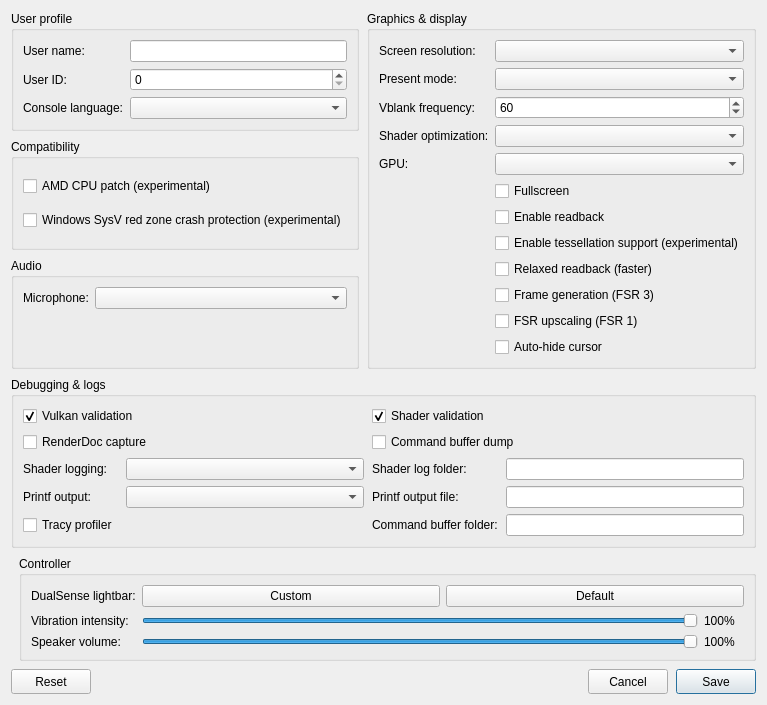
<?xml version="1.0" encoding="UTF-8"?>
<ui version="4.0">
 <class>ConfigurationEditDialog</class>
 <widget class="QDialog" name="ConfigurationEditDialog">
  <property name="geometry">
   <rect>
    <x>0</x>
    <y>0</y>
    <width>760</width>
    <height>620</height>
   </rect>
  </property>
  <property name="windowTitle">
   <string>Settings</string>
  </property>
  <property name="locale">
   <locale language="English" country="UnitedStates"/>
  </property>
  <layout class="QGridLayout" name="gridLayout">
   <property name="horizontalSpacing">
    <number>8</number>
   </property>
   <property name="verticalSpacing">
    <number>8</number>
   </property>
   <item row="0" column="0" colspan="2">
    <layout class="QGridLayout" name="sectionsLayout" columnstretch="1,1">
     <property name="horizontalSpacing">
      <number>8</number>
     </property>
     <property name="verticalSpacing">
      <number>8</number>
     </property>
     <item row="0" column="0">
      <widget class="QGroupBox" name="user_profile_group">
       <property name="title">
        <string>User profile</string>
       </property>
       <layout class="QFormLayout" name="userProfileLayout">
        <property name="fieldGrowthPolicy">
         <enum>QFormLayout::AllNonFixedFieldsGrow</enum>
        </property>
        <item row="0" column="0">
         <widget class="QLabel" name="label_user_name">
          <property name="text"><string>User name:</string></property>
         </widget>
        </item>
        <item row="0" column="1">
         <widget class="MandatoryLineEdit" name="lineEdit_user_name">
          <property name="toolTip"><string>Local user name exposed to games</string></property>
          <property name="clearButtonEnabled"><bool>true</bool></property>
         </widget>
        </item>
        <item row="1" column="0">
         <widget class="QLabel" name="label_user_id">
          <property name="text"><string>User ID:</string></property>
         </widget>
        </item>
        <item row="1" column="1">
         <widget class="QSpinBox" name="spinBox_user_id">
          <property name="toolTip"><string>Local user ID exposed to games</string></property>
          <property name="maximum"><number>2147483647</number></property>
         </widget>
        </item>
        <item row="2" column="0">
         <widget class="QLabel" name="label_console_language">
          <property name="text"><string>Console language:</string></property>
         </widget>
        </item>
        <item row="2" column="1">
         <widget class="QComboBox" name="comboBox_console_language">
          <property name="toolTip"><string>Language</string></property>
         </widget>
        </item>
       </layout>
      </widget>
     </item>
     <item row="2" column="0">
      <widget class="QGroupBox" name="audio_group">
       <property name="title"><string>Audio</string></property>
       <layout class="QFormLayout" name="audioLayout">
        <property name="fieldGrowthPolicy">
         <enum>QFormLayout::AllNonFixedFieldsGrow</enum>
        </property>
        <item row="0" column="0">
         <widget class="QLabel" name="label_audio_input_device">
          <property name="text"><string>Microphone:</string></property>
         </widget>
        </item>
        <item row="0" column="1">
         <widget class="QComboBox" name="comboBox_audio_input_device"/>
        </item>
       </layout>
      </widget>
     </item>
     <item row="0" column="1" rowspan="3">
      <widget class="QGroupBox" name="graphics_group">
       <property name="title">
        <string>Graphics &amp;&amp; display</string>
       </property>
       <layout class="QFormLayout" name="graphicsLayout">
        <property name="fieldGrowthPolicy">
         <enum>QFormLayout::AllNonFixedFieldsGrow</enum>
        </property>
        <item row="0" column="0">
         <widget class="QLabel" name="label_screen_resolution">
          <property name="text"><string>Screen resolution:</string></property>
         </widget>
        </item>
        <item row="0" column="1">
         <widget class="QComboBox" name="comboBox_screen_resolution">
          <property name="toolTip"><string>Window resolution</string></property>
         </widget>
        </item>
        <item row="1" column="0">
         <widget class="QLabel" name="label_present_mode">
          <property name="text"><string>Present mode:</string></property>
         </widget>
        </item>
        <item row="1" column="1">
         <widget class="QComboBox" name="comboBox_present_mode">
          <property name="toolTip"><string>Vulkan swapchain presentation mode</string></property>
         </widget>
        </item>
        <item row="2" column="0">
         <widget class="QLabel" name="label_vblank_frequency">
          <property name="text"><string>Vblank frequency:</string></property>
         </widget>
        </item>
        <item row="2" column="1">
         <widget class="QSpinBox" name="spinBox_vblank_frequency">
          <property name="toolTip"><string>Virtual display refresh rate used for frame pacing</string></property>
          <property name="minimum"><number>30</number></property>
          <property name="maximum"><number>360</number></property>
          <property name="value"><number>60</number></property>
         </widget>
        </item>
        <item row="3" column="0">
         <widget class="QLabel" name="label_shader_optimization">
          <property name="text"><string>Shader optimization:</string></property>
         </widget>
        </item>
        <item row="3" column="1">
         <widget class="QComboBox" name="comboBox_shader_optimization_type">
          <property name="toolTip"><string>Optimize shaders for code size or performance</string></property>
         </widget>
        </item>
        <item row="4" column="0">
         <widget class="QLabel" name="label_gpu">
          <property name="text"><string>GPU:</string></property>
         </widget>
        </item>
        <item row="4" column="1">
         <widget class="QComboBox" name="comboBox_gpu">
          <property name="toolTip"><string>Graphics device used by the emulator</string></property>
         </widget>
        </item>
        <item row="5" column="1">
         <widget class="QCheckBox" name="checkBox_fullscreen">
          <property name="toolTip"><string>Run in borderless desktop fullscreen</string></property>
          <property name="text"><string>Fullscreen</string></property>
         </widget>
        </item>
        <item row="6" column="1">
         <widget class="QCheckBox" name="checkBox_readback">
          <property name="toolTip"><string>Read back writable linear images</string></property>
          <property name="text"><string>Enable readback</string></property>
         </widget>
        </item>
        <item row="7" column="1">
         <widget class="QCheckBox" name="checkBox_tessellation">
          <property name="toolTip"><string>Draw tessellated geometry. Disabled by default; unsupported tessellation may cause crashes.</string></property>
          <property name="text"><string>Enable tessellation support (experimental)</string></property>
         </widget>
        </item>
        <item row="8" column="1">
         <widget class="QCheckBox" name="checkBox_relaxed_readback">
          <property name="toolTip"><string>Let game threads read memory the GPU is still writing without waiting; a value can be a frame old. Much faster in games that read it back every frame.</string></property>
          <property name="text"><string>Relaxed readback (faster)</string></property>
         </widget>
        </item>
        <item row="9" column="1">
         <widget class="QCheckBox" name="checkBox_frame_generation">
          <property name="toolTip"><string>Show a generated frame between every two of the game's (AMD FSR 3). Motion looks smoother; the game itself does not run faster.</string></property>
          <property name="text"><string>Frame generation (FSR 3)</string></property>
         </widget>
        </item>
        <item row="10" column="1">
         <widget class="QCheckBox" name="checkBox_fsr_upscaling">
          <property name="toolTip"><string>Scale a frame smaller than the window with AMD FSR 1 (for a game patched to render below the window's resolution). Sharper than plain scaling.</string></property>
          <property name="text"><string>FSR upscaling (FSR 1)</string></property>
         </widget>
        </item>
        <item row="11" column="1">
         <widget class="QCheckBox" name="checkBox_hide_cursor">
          <property name="toolTip"><string>Hide the host cursor after 2 seconds without mouse activity</string></property>
          <property name="text"><string>Auto-hide cursor</string></property>
         </widget>
        </item>
       </layout>
      </widget>
     </item>
     <item row="3" column="0" colspan="2">
      <widget class="QGroupBox" name="debug_group">
       <property name="title">
        <string>Debugging &amp;&amp; logs</string>
       </property>
       <layout class="QGridLayout" name="debugLayout" columnstretch="0,1,0,1">
        <property name="horizontalSpacing"><number>8</number></property>
        <property name="verticalSpacing"><number>6</number></property>
        <item row="0" column="0" colspan="2">
         <widget class="QCheckBox" name="checkBox_vulkan_validation">
          <property name="toolTip"><string>Enable Vulkan validation layers</string></property>
          <property name="text"><string>Vulkan validation</string></property>
          <property name="checked"><bool>true</bool></property>
         </widget>
        </item>
        <item row="0" column="2" colspan="2">
         <widget class="QCheckBox" name="checkBox_shader_validation">
          <property name="toolTip"><string>Validate SPIR-V binary</string></property>
          <property name="text"><string>Shader validation</string></property>
          <property name="checked"><bool>true</bool></property>
         </widget>
        </item>
        <item row="1" column="0" colspan="2">
         <widget class="QCheckBox" name="checkBox_renderdoc_capture">
          <property name="toolTip"><string>Enable RenderDoc capture</string></property>
          <property name="text"><string>RenderDoc capture</string></property>
         </widget>
        </item>
        <item row="1" column="2" colspan="2">
         <widget class="QCheckBox" name="checkBox_cmd_dump">
          <property name="toolTip"><string>Dump command buffers</string></property>
          <property name="text"><string>Command buffer dump</string></property>
         </widget>
        </item>
        <item row="2" column="0">
         <widget class="QLabel" name="label_shader_log_direction">
          <property name="text"><string>Shader logging:</string></property>
         </widget>
        </item>
        <item row="2" column="1">
         <widget class="QComboBox" name="comboBox_shader_log_direction">
          <property name="toolTip"><string>Dump shaders to file or console window. If enabled may decrease emulator performance</string></property>
         </widget>
        </item>
        <item row="2" column="2">
         <widget class="QLabel" name="label_shader_log_folder">
          <property name="text"><string>Shader log folder:</string></property>
         </widget>
        </item>
        <item row="2" column="3">
         <widget class="MandatoryLineEdit" name="lineEdit_shader_log_folder">
          <property name="toolTip"><string>Specify directory to dump shaders</string></property>
          <property name="clearButtonEnabled"><bool>true</bool></property>
         </widget>
        </item>
        <item row="3" column="0">
         <widget class="QLabel" name="label_printf_direction">
          <property name="text"><string>Printf output:</string></property>
         </widget>
        </item>
        <item row="3" column="1">
         <widget class="QComboBox" name="comboBox_printf_direction">
          <property name="toolTip"><string>Print logs to file or console window. If enabled may decrease emulator performance</string></property>
         </widget>
        </item>
        <item row="3" column="2">
         <widget class="QLabel" name="label_printf_file">
          <property name="text"><string>Printf output file:</string></property>
         </widget>
        </item>
        <item row="3" column="3">
         <widget class="MandatoryLineEdit" name="lineEdit_printf_file">
          <property name="toolTip"><string>Specify file to dump logs</string></property>
          <property name="clearButtonEnabled"><bool>true</bool></property>
         </widget>
        </item>
        <item row="4" column="0">
         <widget class="QCheckBox" name="checkBox_profiler">
          <property name="toolTip"><string>Enable the Tracy profiler. Profiling may decrease emulator performance</string></property>
          <property name="text"><string>Tracy profiler</string></property>
         </widget>
        </item>
        <item row="4" column="2">
         <widget class="QLabel" name="label_cmd_dump_folder">
          <property name="text"><string>Command buffer folder:</string></property>
         </widget>
        </item>
        <item row="4" column="3">
         <widget class="MandatoryLineEdit" name="lineEdit_cmd_dump_folder">
          <property name="toolTip"><string>Specify directory to dump command buffers</string></property>
          <property name="clearButtonEnabled"><bool>true</bool></property>
         </widget>
        </item>
       </layout>
      </widget>
     </item>
     <item row="1" column="0">
      <widget class="QGroupBox" name="compatibility_group">
       <property name="title">
        <string>Compatibility</string>
       </property>
       <layout class="QVBoxLayout" name="compatibilityLayout">
        <item>
         <widget class="QCheckBox" name="checkBox_amd_cpu">
          <property name="toolTip"><string>Patch CPU instructions that differ between AMD and the host CPU.</string></property>
          <property name="text"><string>AMD CPU patch (experimental)</string></property>
         </widget>
        </item>
        <item>
         <widget class="QCheckBox" name="checkBox_red_zone_protection">
          <property name="toolTip"><string>Helps prevent crashes in some games on Windows</string></property>
          <property name="text"><string>Windows SysV red zone crash protection (experimental)</string></property>
         </widget>
        </item>
       </layout>
      </widget>
     </item>
    </layout>
   </item>
   <item row="1" column="1">
    <widget class="QGroupBox" name="controller_group">
     <property name="title"><string>Controller</string></property>
     <layout class="QFormLayout" name="controllerLayout">
      <property name="fieldGrowthPolicy"><enum>QFormLayout::AllNonFixedFieldsGrow</enum></property>
      <item row="0" column="0">
       <widget class="QLabel" name="label_controller_color">
        <property name="text"><string>DualSense lightbar:</string></property>
       </widget>
      </item>
      <item row="0" column="1">
       <layout class="QHBoxLayout" name="controllerColorLayout">
        <item>
         <widget class="QPushButton" name="button_controller_color">
          <property name="toolTip"><string>Choose and preview a fixed LED color. Bluetooth DualSense may take several seconds to update.</string></property>
          <property name="text"><string>Custom</string></property>
         </widget>
        </item>
        <item>
         <widget class="QPushButton" name="button_controller_color_reset">
          <property name="toolTip"><string>Let the game control the lightbar</string></property>
          <property name="text"><string>Default</string></property>
         </widget>
        </item>
       </layout>
      </item>
      <item row="1" column="0">
       <widget class="QLabel" name="label_controller_vibration">
        <property name="text"><string>Vibration intensity:</string></property>
       </widget>
      </item>
      <item row="1" column="1">
       <layout class="QHBoxLayout" name="controllerVibrationLayout">
        <item>
         <widget class="QSlider" name="slider_controller_vibration">
          <property name="toolTip"><string>Scale DualSense vibration over USB and Bluetooth</string></property>
          <property name="maximum"><number>100</number></property>
          <property name="value"><number>100</number></property>
          <property name="orientation"><enum>Qt::Horizontal</enum></property>
         </widget>
        </item>
        <item>
         <widget class="QLabel" name="label_controller_vibration_value">
          <property name="minimumSize"><size><width>40</width><height>0</height></size></property>
          <property name="text"><string>100%</string></property>
         </widget>
        </item>
       </layout>
      </item>
      <item row="2" column="0">
       <widget class="QLabel" name="label_controller_volume">
        <property name="text"><string>Speaker volume:</string></property>
       </widget>
      </item>
      <item row="2" column="1">
       <layout class="QHBoxLayout" name="controllerVolumeLayout">
        <item>
         <widget class="QSlider" name="slider_controller_volume">
          <property name="toolTip"><string>Scale the DualSense controller speaker over USB and Bluetooth</string></property>
          <property name="maximum"><number>100</number></property>
          <property name="value"><number>100</number></property>
          <property name="orientation"><enum>Qt::Horizontal</enum></property>
         </widget>
        </item>
        <item>
         <widget class="QLabel" name="label_controller_volume_value">
          <property name="minimumSize"><size><width>40</width><height>0</height></size></property>
          <property name="text"><string>100%</string></property>
         </widget>
        </item>
       </layout>
      </item>
     </layout>
    </widget>
   </item>
   <item row="2" column="0" colspan="2">
    <layout class="QHBoxLayout" name="buttonLayout">
     <item>
     <widget class="QPushButton" name="clear_button">
       <property name="minimumSize"><size><width>80</width><height>25</height></size></property>
       <property name="text"><string>Reset</string></property>
       <property name="toolTip"><string>Restore default settings</string></property>
      </widget>
     </item>
     <item>
      <spacer name="buttonSpacer">
       <property name="orientation"><enum>Qt::Horizontal</enum></property>
       <property name="sizeHint" stdset="0"><size><width>40</width><height>20</height></size></property>
      </spacer>
     </item>
     <item>
      <widget class="QPushButton" name="cancel_button">
       <property name="minimumSize"><size><width>80</width><height>25</height></size></property>
       <property name="text"><string>Cancel</string></property>
      </widget>
     </item>
     <item>
      <widget class="QPushButton" name="ok_button">
       <property name="minimumSize"><size><width>80</width><height>25</height></size></property>
       <property name="text"><string>Save</string></property>
       <property name="default"><bool>true</bool></property>
      </widget>
     </item>
    </layout>
   </item>
  </layout>
 </widget>
 <customwidgets>
  <customwidget>
   <class>MandatoryLineEdit</class>
   <extends>QLineEdit</extends>
   <header>mandatoryLineEdit.h</header>
  </customwidget>
 </customwidgets>
 <resources/>
</ui>
